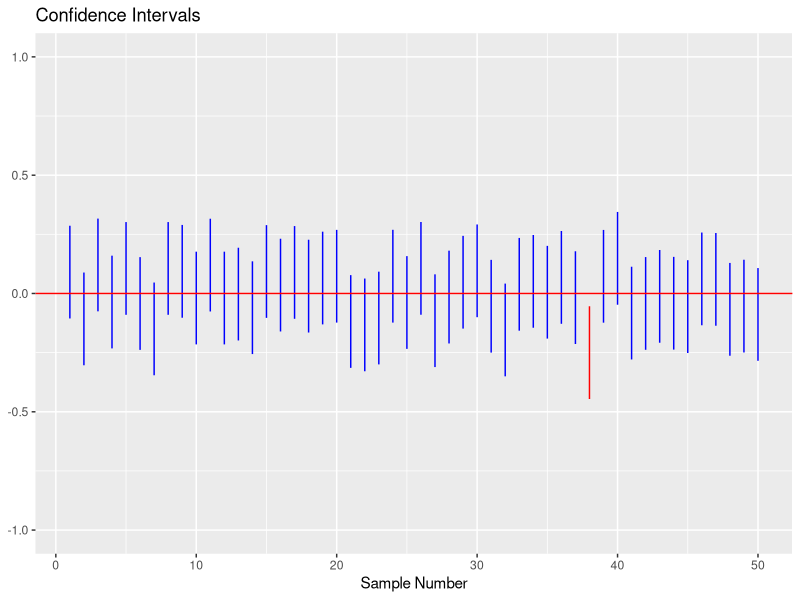

R code for this plot:
## ---- chunk 1
# Code for Question 1 goes here


## ---- chunk 2
# Code for Question 2 goes here


## ---- chunk 3
# This makes sure we get the same random numbers every time
set.seed(123)

# Setting the parameters of the simulation
sample_size <- 100
num_samples <- 50
ci_level <- 0.95

# theoretical pop mean / standard deviation (sd) for standard normal
pop_mean <- 0
pop_sd <- 1


# Uses `for` loop, draws `sample_size` from random normal and makes mean

# What we will store sample means into 
sample_means <- c()

for(i in 1:num_samples){
	# Draw normal random variable
	sample <- rnorm(n= sample_size, mean= pop_mean, sd= pop_sd)
	
	# Mean 
	sample_mean <- mean(sample)
	
	# Store result in position `i` from loop.
	sample_means[i] <- sample_mean
}

# finding the margin of error
moe <- qnorm(1 - (1-ci_level)/2) * pop_sd / sqrt(sample_size)

# binding x\bar-moe and x\bar+moe as two columns
CI <- data.frame(CI_lower= sample_means - moe, CI_upper= sample_means + moe)

# to make the nice picture, you need the user written package ggplot2
## you might need to type: install.packages("ggplot2") into the console if you get an error
require(ggplot2)

# a logical vector, TRUE if the confidence interval captures the population mean
CI$is_mu_in_CI <- ((pop_mean > CI$CI_lower) & (pop_mean < CI$CI_upper))

## making the plot
ggplot() +
  geom_linerange(
    aes(x = 1:num_samples,
        ymin = CI$CI_lower, 
        ymax = CI$CI_upper, 
        col = CI$is_mu_in_CI,
        )
    ) + 
  scale_color_manual(values=c("TRUE"="blue","FALSE"="red")) +
  guides(col= FALSE) +
  labs(title= "Confidence Intervals", x= "Sample Number") +
  geom_hline(yintercept= pop_mean, col= "red") +
  coord_cartesian(ylim= c(pop_mean-pop_sd, pop_mean+pop_sd))

# What percent of the confidence intervals capture the population mean?
mean(CI$is_mu_in_CI)
## ---- chunk 4
# Code for Questin 4 goes here
